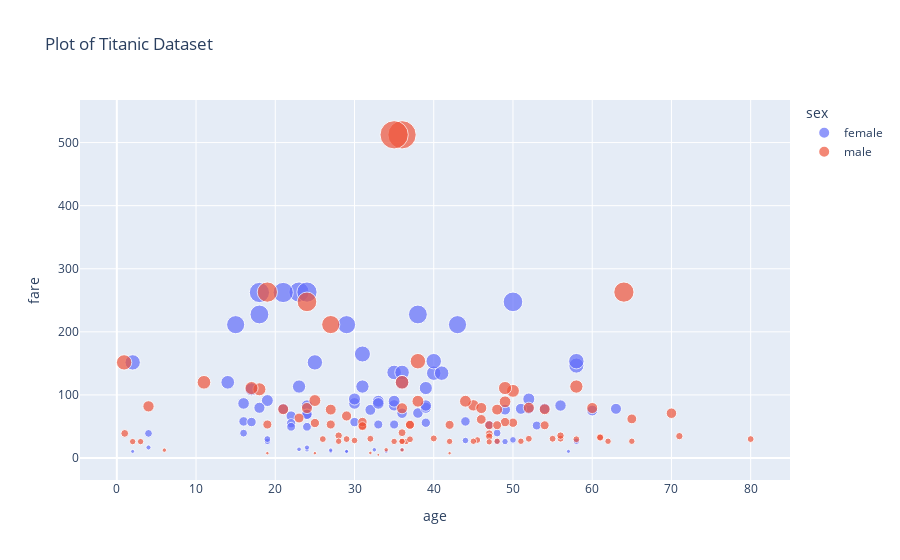

Notebook code cell kept with this figure:
### Code cell
# scatter plot
df.dropna(inplace=True)
fig = px.scatter(df, x="age", y= "fare",color = "sex", size= 'fare', title="Plot of Titanic Dataset")
fig.show()
# Save the plot as a PNG image with 300 DPI resolution
fig.write_image('./output/02_scatterplot.png', format='png', width=800, height=600, scale=3)  # scale 3 is 300dpi
